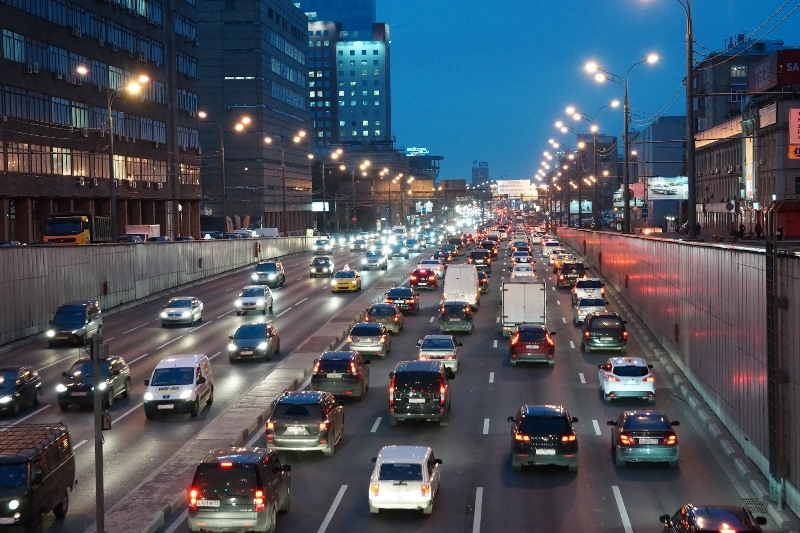
#> input picture Lab_3/img1.jpg, 800 x 533 px
$ jupyter execute lab_3.ipynb
#> lines starting #> are read from the running program, lines starting #| are printed output that depends on the picture
# Задание 3. Выделение границ/сегментация, преобразование Хафа/текстурный анализ (Вариант 2)

### 1. Алгоритм выделения границ Канни

**1) Импортируем окружение**

[cell 1]
import cv2
import statistics as st
import math
import time
from IPython.display import Image
from matplotlib import pyplot as plt
import numpy as np
import random
print(cv2.__version__)

**2) Импортируем изображение**

[cell 2]
image = cv2.imread("img1.jpg")
#> image is the input picture: shape (533, 800, 3); mean B, G, R 94.4, 82.8, 74.1

[cell 3]
plt.figure(figsize=(12, 8))
#> (this line was passed over: IPython is not available in this run)
plt.imshow(cv2.cvtColor(image, cv2.COLOR_BGR2RGB))
#> (this line was passed over: IPython is not available in this run)

**3) Переводим изображение в монохром**

[cell 4]
def to_gray(image):
    image2 = np.empty([image.shape[0], image.shape[1]])
    for i in range(0, image.shape[0]):
        for j in range(0, image.shape[1]):
            pixel = image[i, j]
            average = int(pixel[0]) * 0.114 + int(pixel[1]) * 0.587 + int(pixel[2]) * 0.229
            image2[i, j] = average
    return image2

[cell 5]
image2 = to_gray(image)
#> after the loop in to_gray, `for i in range(0, image.shape[0]):`:
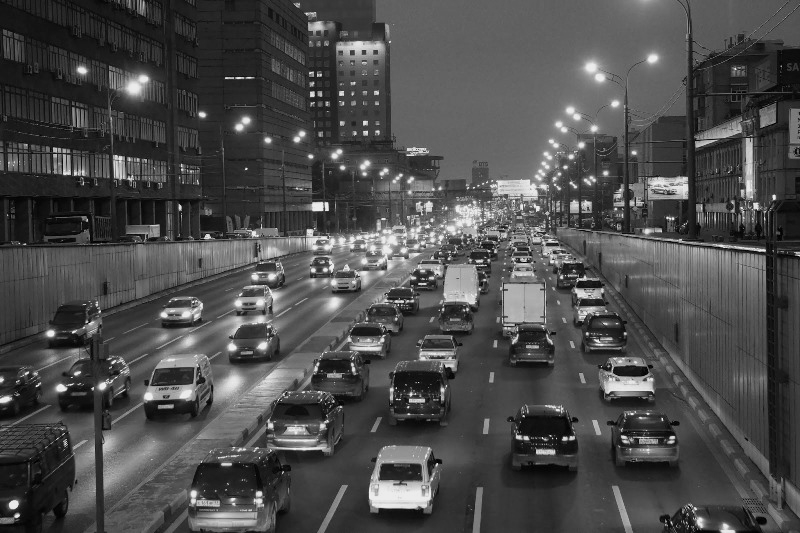
#> image2: shape (533, 800) float64; min 0.229, max 237.2, mean 76.4

[cell 6]
plt.figure(figsize=(12, 8))
#> (this line was passed over: IPython is not available in this run)
plt.imshow(image2, cmap='gray', vmin = 0, vmax = 255)
#> (this line was passed over: IPython is not available in this run)

**4) Размываем гаусом**

[cell 7]
def convolution(img, kernel):
    image_h = img.shape[0]
    image_w = img.shape[1]

    kernel_h = kernel.shape[0]
    kernel_w = kernel.shape[1]

    image_pad = np.pad(img, pad_width=((kernel_h // 2, kernel_h // 2),(kernel_w // 2, kernel_w // 2)), mode='constant', constant_values=0).astype(np.float32)
    h = kernel_h // 2
    w = kernel_w // 2

    image_conv = np.zeros(image_pad.shape)

    for i in range(h, image_pad.shape[0] - h):
        for j in range(w, image_pad.shape[1] - w):
            x = image_pad[i - h : i - h + kernel_h, j - w : j - w + kernel_w]
            x = x.flatten() * kernel.flatten()
            image_conv[i][j] = x.sum()
    h_end = -h
    w_end = -w

    if(h == 0):
        return image_conv[h :, w : w_end]
    if(w == 0):
        return image_conv[h : h_end, w:]
    return image_conv[h : h_end, w:w_end]

def gaussian_filter(img, sigma):
    kernel_size = 2 * int(4 * sigma + 0.5) + 1
    kernel = np.zeros((kernel_size, kernel_size), np.float32)
    m = kernel_size // 2
    n = kernel_size // 2

    for x in range(-m, m + 1):
        for y in range(-n, n + 1):
            x1 = 2 * np.pi * (sigma ** 2)
            x2 = np.exp(-(x ** 2 + y ** 2) / (2 * sigma ** 2))
            kernel[x + m, y + n] = (1 / x1) * x2

    img_filtered = np.zeros_like(img, dtype = np.float32)
    img_filtered[:, :] = convolution(img[:, :], kernel)
    return (img_filtered.astype(np.uint8))

[cell 8]
image3 = gaussian_filter(image2, 0.8)
#> in convolution, `image_pad = np.pad(img, pad_width=((kernel_h // 2, kernel_h // 2),(ker..`:
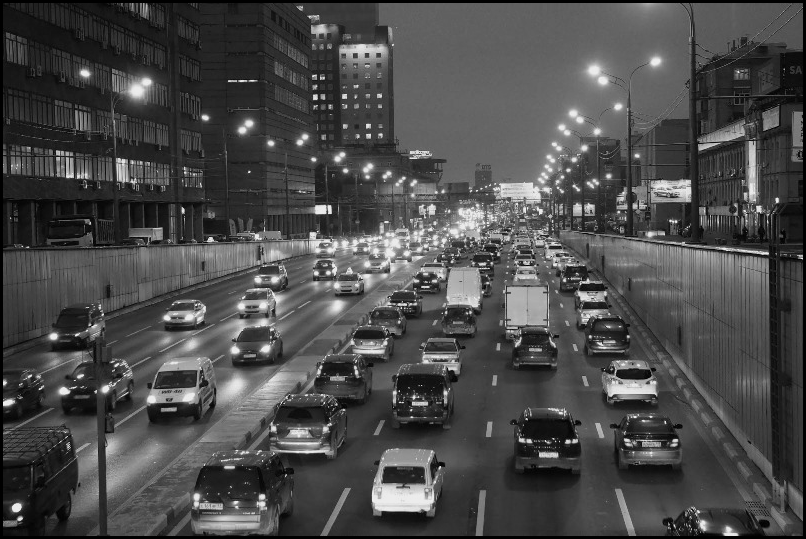
#> image_pad: shape (539, 806) float32; min 0, max 237.1, mean 74.9

[cell 9]
plt.figure(figsize=(12, 8))
#> (this line was passed over: IPython is not available in this run)
plt.imshow(image3, cmap='gray', vmin = 0, vmax = 255)
#> (this line was passed over: IPython is not available in this run)

**5) Считаем градиент**

[cell 10]
def get_grad(image):
    image2 = np.empty([image.shape[0], image.shape[1]])
    Gy = np.empty([image.shape[0], image.shape[1]])
    Gx = np.empty([image.shape[0], image.shape[1]])
    teta = np.empty([image.shape[0], image.shape[1]])
    for i in range(1, image.shape[0] - 1):
        for j in range(1, image.shape[1] - 1):
            Gy[i, j] = image[i+1, j-1] + 2*image[i+1, j] + image[i+1, j-1] - image[i-1, j-1] - 2*image[i-1, j] - image[i-1, j+1]
            Gx[i, j] = image[i-1, j+1] + 2*image[i, j+1] + image[i+1, j+1] - image[i-1, j-1] - 2*image[i, j-1] - image[i+1, j-1]
            image2[i, j] = math.sqrt(Gy[i, j] ** 2 + Gx[i, j] ** 2)
            teta[i, j] = round(math.atan2(Gy[i, j], Gx[i, j]) / math.pi * 4) * math.pi / 4
    return image2, teta

[cell 11]
image4, teta = get_grad(image3)
#> after the loop in get_grad, `for i in range(1, image.shape[0] - 1):`:
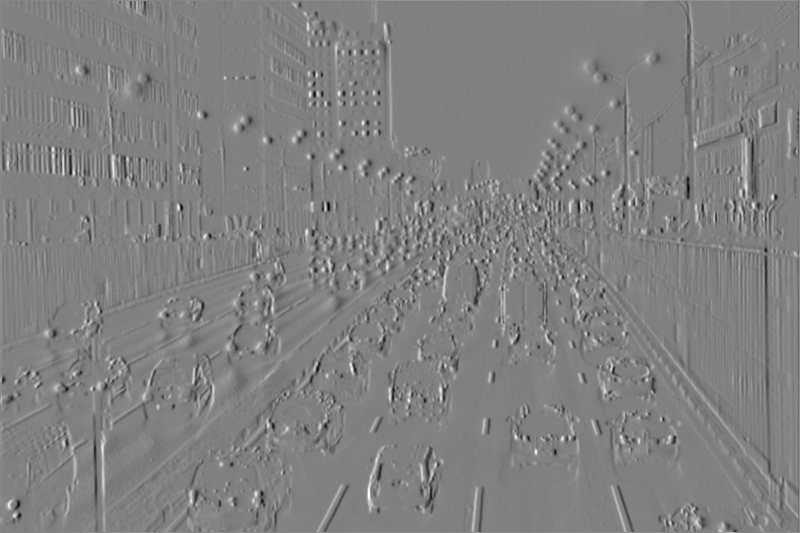
#> Gx: shape (533, 800) float64; min -547, max 536, mean 0.4; drawn with min black and max white
#> after the loop in get_grad, `for i in range(1, image.shape[0] - 1):`:
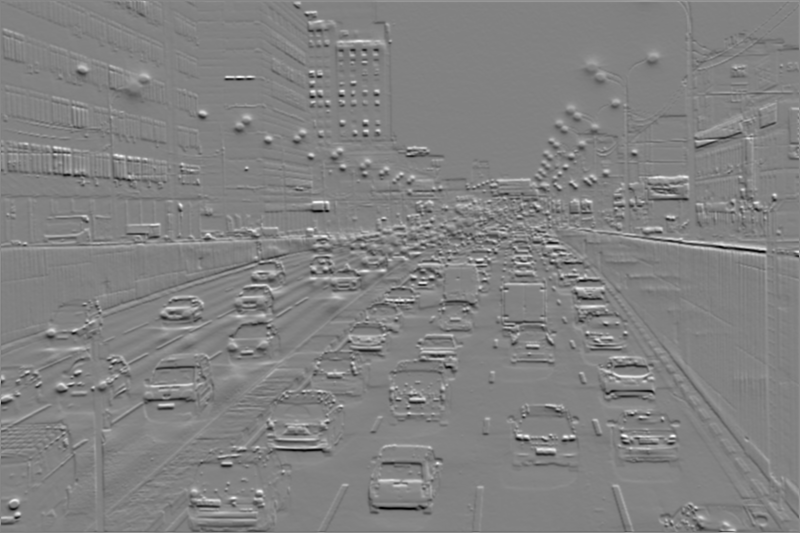
#> Gy: shape (533, 800) float64; min -593, max 571, mean 0; drawn with min black and max white
#> after the loop in get_grad, `for i in range(1, image.shape[0] - 1):`:
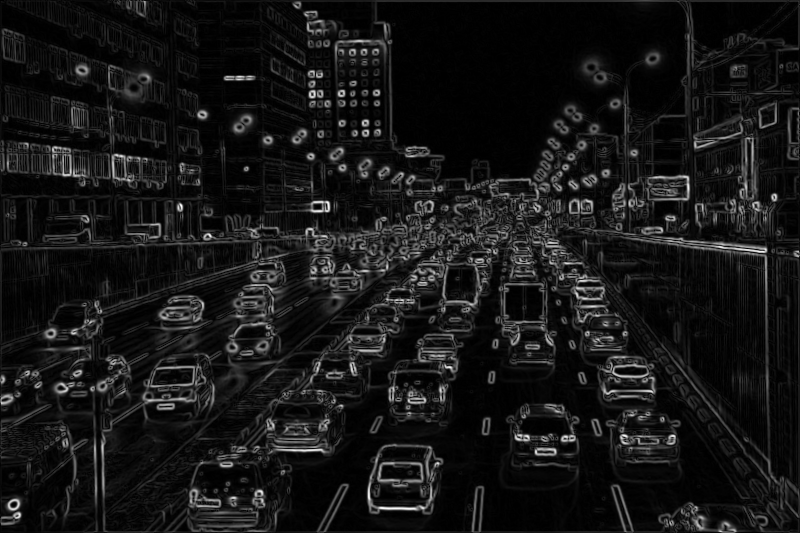
#> image2: shape (533, 800) float64; min 0, max 601, mean 53.7; drawn with min black and max white
#> after the loop in get_grad, `for i in range(1, image.shape[0] - 1):`:
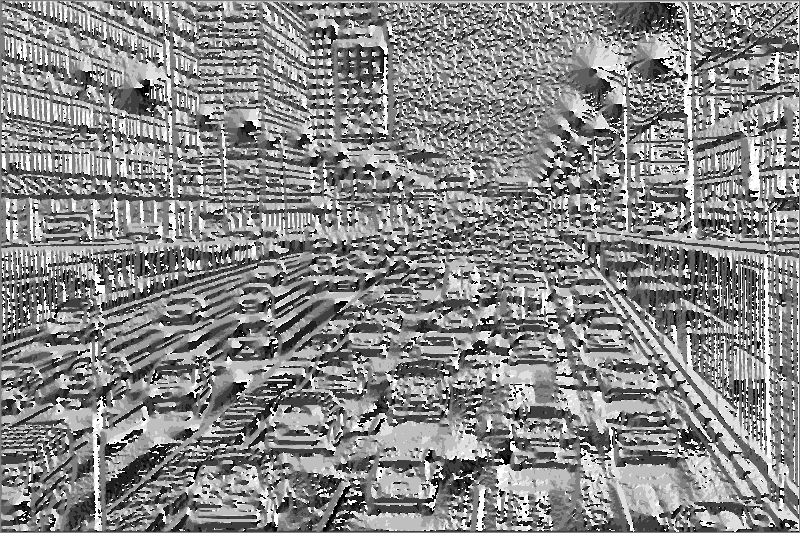
#> teta: shape (533, 800) float64; min -3.14, max 3.14, mean 0.219; drawn with min black and max white

[cell 12]
plt.figure(figsize=(12, 8))
#> (this line was passed over: IPython is not available in this run)
